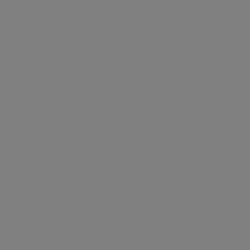
Frame 1 (no input)
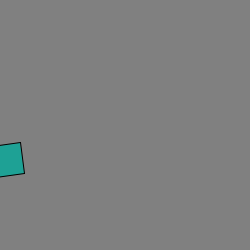
Frame 60 (the mouse pressed at the canvas centre just before this capture)
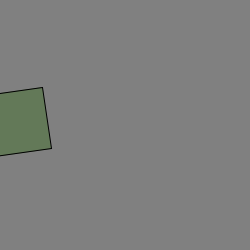
Frame 120 (the mouse held since frame 60 and released just before this capture)

The Processing sketch that drew these frames (run headless with seeded random() and noise(); from frame 60 on, the mouse is pressed at the canvas centre):

// Processing sketch: processing_98832
// ── processing_98832.pde

float x;
float y;
float angle;
float deltaAngle;
color c;
 
void setup() {
  size(250,250);
  y = random(height);
  x = -width*.25;
  angle=0;
  deltaAngle=0.05;
  c=color(255);
  rectMode(CENTER);
  background(255);
  smooth();
}
 
void draw() {
  fill(255,30);
  rect(width/2,height/2,width,height);
  c = color(random(0,255),random(0,255),random(0,255));
  fill(c);
  background(128);
  if (mousePressed) {
    y = mouseX;
    deltaAngle=deltaAngle*0.7;
  }
  else
    if (x<width) {
      x++;
      angle+=deltaAngle;
    }
    else {
      y = random(height);
      x = -width*.25;
      deltaAngle=random(-0.1,0.1);
      //c=color(random(150,255),0,0);
    }
  pushMatrix(); 
  translate(x,y);
  rotate(angle);
  float size = map(mouseX,0,width/2,0.5,1);
  rect(0,0,width*0.4*size,height*0.25*size);
  popMatrix();
   
}
